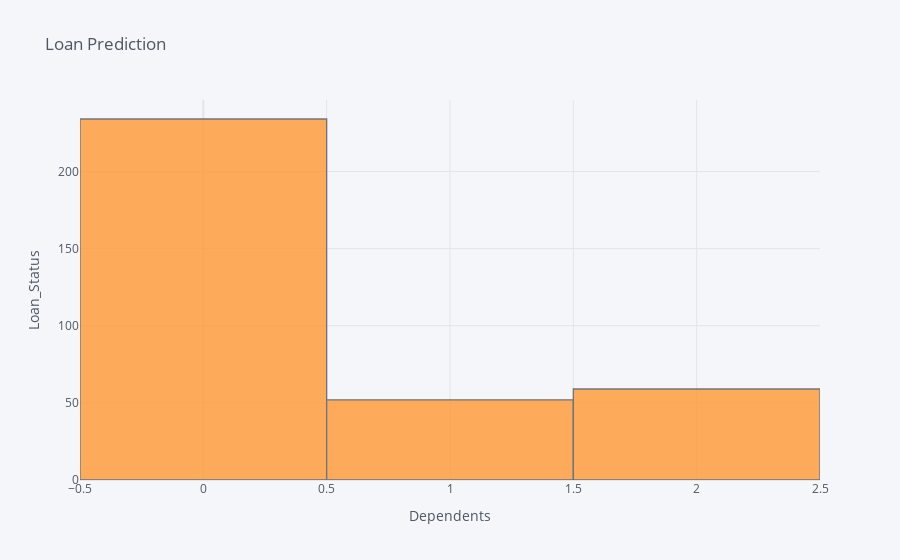

Write notebook code for a chart like this one.
### Code cell
dataset1['Dependents'].iplot(kind="hist",xTitle="Dependents",yTitle="Loan_Status",title="Loan Prediction")

### Figure 1 — Plotly figure (JSON) as saved in the notebook; plotly's stock layout.template omitted (floating-point values rounded to 4 significant figures; data arrays with more than 128 entries replaced by an {"elided": "..."} marker saying what was removed)
{"data": [{"histfunc": "count", "histnorm": "", "marker": {"color": "rgba(255, 153, 51, 1.0)", "line": {"color": "#4D5663", "width": 1.3}}, "name": "Dependents", "opacity": 0.8, "orientation": "v", "type": "histogram", "x": {"elided": "381 str values"}}], "layout": {"barmode": "overlay", "legend": {"bgcolor": "#F5F6F9", "font": {"color": "#4D5663"}}, "paper_bgcolor": "#F5F6F9", "plot_bgcolor": "#F5F6F9", "title": {"font": {"color": "#4D5663"}, "text": "Loan Prediction"}, "xaxis": {"gridcolor": "#E1E5ED", "showgrid": true, "tickfont": {"color": "#4D5663"}, "title": {"font": {"color": "#4D5663"}, "text": "Dependents"}, "zerolinecolor": "#E1E5ED"}, "yaxis": {"gridcolor": "#E1E5ED", "showgrid": true, "tickfont": {"color": "#4D5663"}, "title": {"font": {"color": "#4D5663"}, "text": "Loan_Status"}, "zerolinecolor": "#E1E5ED"}}}
